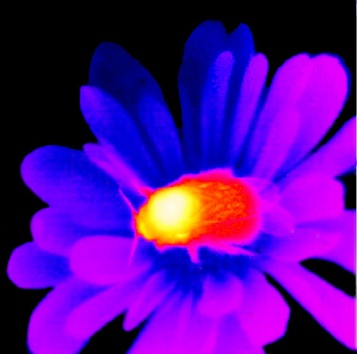
#> input picture Tutorials_Python/Resources/bee.jpg, 357 x 354 px, shrunk from 575 x 570 before the run; the run also reads 1 picture not shown here
$ python Images.py
#> lines starting #> are read from the running program, lines starting #| are printed output that depends on the picture
# material from http://docs.opencv.org/3.0-beta/doc/py_tutorials/py_gui/py_image_display/py_image_display.html#py-display-image


import numpy as np
import cv2

# path to an image
path = 'Resources/bee.jpg'
# read image as: 1=colour, 0=grayscale, -1=unchanged
flag = 1
# read in image
image1 = cv2.imread(path,flag)  # or .imread('path',1)
#> image1 is the input picture: shape (354, 357, 3); mean B, G, R 150.7, 7.4, 85.5
print(image1) # prints how it is stored
#> (printed output is left out)

cv2.namedWindow('window1')
cv2.imshow('window1',image1)
# show image
#cv2.imshow('image', image1)
# keyboard binding function that waits milliseconds
milliseconds = 0 # if 0 passed, waits indefinitely for key stroke
cv2.waitKey(milliseconds)
#cv2.destroyAllWindows() # destroy all windows created
# can use destroyWindow('name') for specific

# window_normal so can reszie later, default is window_autosize
cv2.namedWindow('Win name', cv2.WINDOW_NORMAL)
cv2.imshow('Win name', image1)
cv2.waitKey(0)
cv2.destroyWindow('Win name')
cv2.waitKey(0)
cv2.destroyAllWindows()
# works!

# save image, filname, image to save
cv2.imwrite('Images_filename.png', image1)


imageTimeTable = cv2.imread('Resources/timetable.png',0)
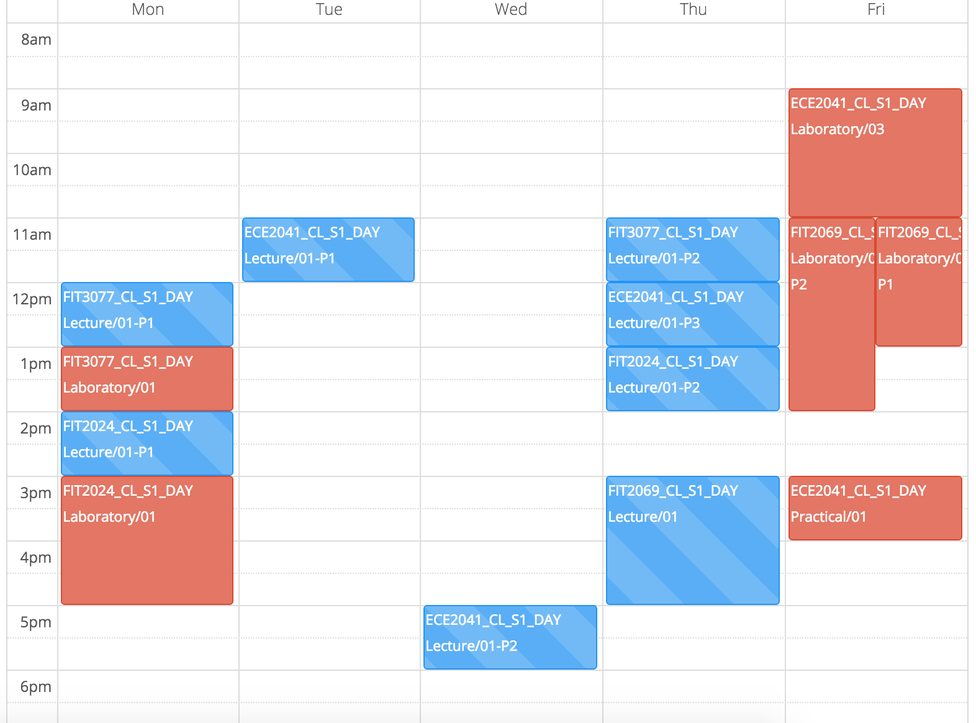
#> input picture Tutorials_Python/Resources/timetable.png, 976 x 723 px, shrunk from 1572 x 1164 before the run
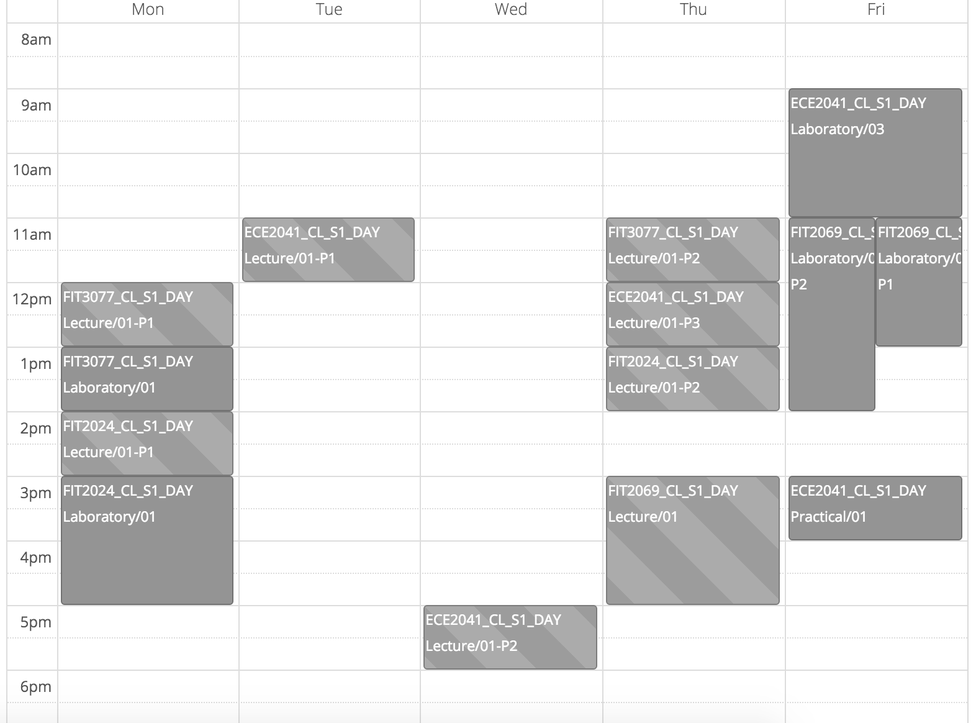
#> imageTimeTable: shape (723, 976); min 61, max 255, mean 226.9
cv2.imshow('Window: Timetable', imageTimeTable)
key = cv2.waitKey(0)
#> (key Esc is pressed here)
if key == 27: # escape key
    cv2.destroyAllWindows()
elif key == ord('s'): # s key
    cv2.imwrite('timetableGrey.png',imageTimeTable)
    cv2.destroyAllWindows()
elif key == ord('n'):
    cv2.imshow('NewWindow', image1)
    cv2.waitKey(0)
    cv2.destroyAllWindows()
#  If you are using a 64-bit machine, you will have to modify k = cv2.waitKey(0) line as follows : k = cv2.waitKey(0) & 0xFF

# with matplotlib

import matplotlib.pyplot as pyplot
# same as from matplotlib import pyplot
# import matplotlib then matplotlib.pyploy doesnt work though ?
# doesnt work :/


'''
Warning Color image loaded by OpenCV is in BGR mode. But Matplotlib displays in RGB mode. So color images will
not be displayed correctly in Matplotlib if image is read with OpenCV.
'''
pyplot.imshow(image1, cmap='gray', interpolation = 'bicubic') # image1 was read with OpenCV so it came out wrong
pyplot.xticks([])
pyplot.yticks([])
pyplot.show()
# correct colour :D
image2 = pyplot.imread('Resources/bee2.png')
pyplot.imshow(image2, cmap='gray', interpolation= 'bicubic')
pyplot.xticks([])
pyplot.yticks([])
pyplot.show()

# pyplot readings http://matplotlib.org/api/pyplot_api.html
# converting RGB to BGR http://stackoverflow.com/questions/15072736/extracting-a-region-from-an-image-using-slicing-in-python-opencv/15074748#15074748
